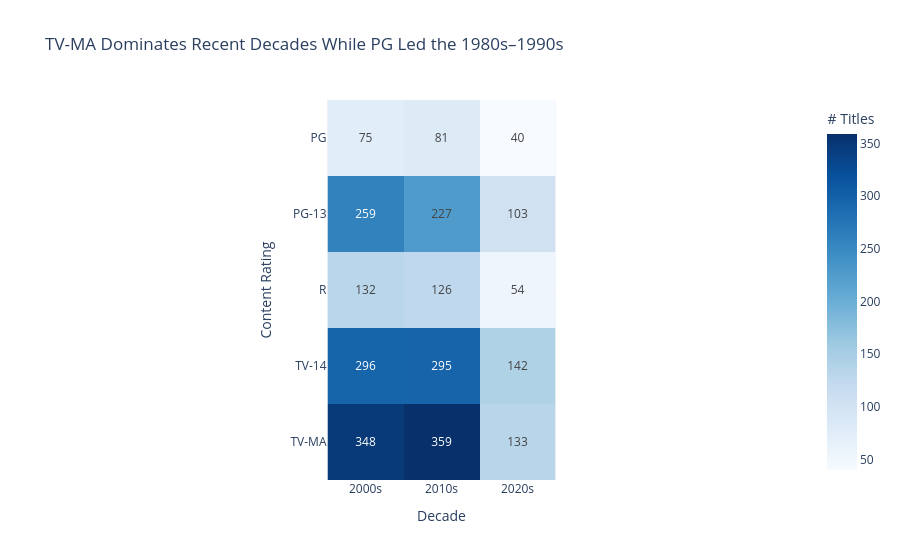

Notebook code cell kept with this figure:
### Markdown cell above
## Task 1 — Heatmap: content by rating and release decade

**What to build:** A heatmap showing the number of titles by **content rating** (y-axis) and **decade** (x-axis).

**Requirements:**
- Create a 'decade' column: `df['decade'] = (df['release_year'] // 10 * 10).astype(str) + 's'`
- Filter to TV-14, TV-MA, PG-13, R, PG only (most common ratings)
- Sequential colour scale (Blues)
- Values shown in cells (`text_auto=True`)
- Insight title about which rating dominates which decade

### Code cell
# Task 1
# YOUR CODE HERE
import pandas as pd
import plotly.express as px

df = pd.read_csv('../data/netflix_catalogue.csv')

# Create decade column
df['decade'] = (df['release_year'] // 10 * 10).astype(str) + 's'

# Filter to most common ratings only
ratings_to_keep = ['TV-14', 'TV-MA', 'PG-13', 'R', 'PG']
df_filtered = df[df['rating'].isin(ratings_to_keep)]

# Build pivot table: rows = rating, columns = decade, values = count
heatmap_data = (
    df_filtered
    .groupby(['rating', 'decade'])
    .size()
    .reset_index(name='count')
    .pivot(index='rating', columns='decade', values='count')
    .fillna(0)
    .astype(int)
)

# Plot
fig = px.imshow(
    heatmap_data,
    color_continuous_scale='Blues',
    text_auto=True,
    labels={'x': 'Decade', 'y': 'Content Rating', 'color': 'Titles'},
    title='TV-MA Dominates Recent Decades While PG Led the 1980s–1990s',
)

fig.update_layout(
    xaxis_title='Decade',
    yaxis_title='Content Rating',
    coloraxis_colorbar_title='# Titles',
)

fig.show()

### Figure 1 — Plotly figure (JSON) as saved in the notebook; plotly's stock layout.template omitted (floating-point values rounded to 4 significant figures)
{"data": [{"coloraxis": "coloraxis", "hovertemplate": "Decade: %{x}<br>Content Rating: %{y}<br>Titles: %{z}<extra></extra>", "name": "0", "texttemplate": "%{z}", "type": "heatmap", "x": ["2000s", "2010s", "2020s"], "xaxis": "x", "y": ["PG", "PG-13", "R", "TV-14", "TV-MA"], "yaxis": "y", "z": [[75, 81, 40], [259, 227, 103], [132, 126, 54], [296, 295, 142], [348, 359, 133]]}], "layout": {"coloraxis": {"colorbar": {"title": {"text": "# Titles"}}, "colorscale": [[0, "rgb(247,251,255)"], [0.125, "rgb(222,235,247)"], [0.25, "rgb(198,219,239)"], [0.375, "rgb(158,202,225)"], [0.5, "rgb(107,174,214)"], [0.625, "rgb(66,146,198)"], [0.75, "rgb(33,113,181)"], [0.875, "rgb(8,81,156)"], [1, "rgb(8,48,107)"]]}, "title": {"text": "TV-MA Dominates Recent Decades While PG Led the 1980s–1990s"}, "xaxis": {"anchor": "y", "constrain": "domain", "domain": [0, 1], "scaleanchor": "y", "title": {"text": "Decade"}}, "yaxis": {"anchor": "x", "autorange": "reversed", "constrain": "domain", "domain": [0, 1], "title": {"text": "Content Rating"}}}}
